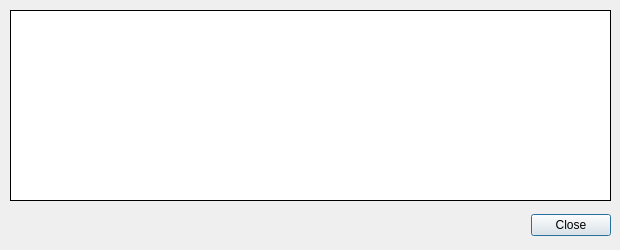
<?xml version="1.0" encoding="UTF-8"?>
<ui version="4.0">
 <class>TransactionDescDialog</class>
 <widget class="QDialog" name="TransactionDescDialog">
  <property name="geometry">
   <rect>
    <x>0</x>
    <y>0</y>
    <width>620</width>
    <height>250</height>
   </rect>
  </property>
  <property name="minimumSize">
   <size>
    <width>620</width>
    <height>250</height>
   </size>
  </property>
  <property name="maximumSize">
   <size>
    <width>620</width>
    <height>250</height>
   </size>
  </property>
  <property name="windowTitle">
   <string>Transaction details</string>
  </property>
  <widget class="QDialogButtonBox" name="buttonBox">
   <property name="geometry">
    <rect>
     <x>460</x>
     <y>210</y>
     <width>151</width>
     <height>31</height>
    </rect>
   </property>
   <property name="orientation">
    <enum>Qt::Horizontal</enum>
   </property>
   <property name="standardButtons">
    <set>QDialogButtonBox::Close</set>
   </property>
  </widget>
  <widget class="QLabel" name="detailText">
   <property name="geometry">
    <rect>
     <x>10</x>
     <y>10</y>
     <width>601</width>
     <height>191</height>
    </rect>
   </property>
   <property name="palette">
    <palette>
     <active>
      <colorrole role="Button">
       <brush brushstyle="SolidPattern">
        <color alpha="255">
         <red>255</red>
         <green>255</green>
         <blue>255</blue>
        </color>
       </brush>
      </colorrole>
      <colorrole role="Base">
       <brush brushstyle="SolidPattern">
        <color alpha="255">
         <red>255</red>
         <green>255</green>
         <blue>255</blue>
        </color>
       </brush>
      </colorrole>
      <colorrole role="Window">
       <brush brushstyle="SolidPattern">
        <color alpha="255">
         <red>255</red>
         <green>255</green>
         <blue>255</blue>
        </color>
       </brush>
      </colorrole>
     </active>
     <inactive>
      <colorrole role="Button">
       <brush brushstyle="SolidPattern">
        <color alpha="255">
         <red>255</red>
         <green>255</green>
         <blue>255</blue>
        </color>
       </brush>
      </colorrole>
      <colorrole role="Base">
       <brush brushstyle="SolidPattern">
        <color alpha="255">
         <red>255</red>
         <green>255</green>
         <blue>255</blue>
        </color>
       </brush>
      </colorrole>
      <colorrole role="Window">
       <brush brushstyle="SolidPattern">
        <color alpha="255">
         <red>255</red>
         <green>255</green>
         <blue>255</blue>
        </color>
       </brush>
      </colorrole>
     </inactive>
     <disabled>
      <colorrole role="Button">
       <brush brushstyle="SolidPattern">
        <color alpha="255">
         <red>255</red>
         <green>255</green>
         <blue>255</blue>
        </color>
       </brush>
      </colorrole>
      <colorrole role="Base">
       <brush brushstyle="SolidPattern">
        <color alpha="255">
         <red>255</red>
         <green>255</green>
         <blue>255</blue>
        </color>
       </brush>
      </colorrole>
      <colorrole role="Window">
       <brush brushstyle="SolidPattern">
        <color alpha="255">
         <red>255</red>
         <green>255</green>
         <blue>255</blue>
        </color>
       </brush>
      </colorrole>
     </disabled>
    </palette>
   </property>
   <property name="autoFillBackground">
    <bool>false</bool>
   </property>
   <property name="styleSheet">
    <string notr="true">border-width: 1px;
border-style: solid;
border-color: rgb(0, 0, 0);
background-color:rgb(255,255,255);</string>
   </property>
   <property name="text">
    <string>&lt;html&gt;&lt;head/&gt;&lt;body&gt;&lt;p&gt;&lt;br/&gt;&lt;/p&gt;&lt;/body&gt;&lt;/html&gt;</string>
   </property>
   <property name="alignment">
    <set>Qt::AlignLeading|Qt::AlignLeft|Qt::AlignTop</set>
   </property>
   <property name="margin">
    <number>10</number>
   </property>
   <property name="textInteractionFlags">
    <set>Qt::TextSelectableByKeyboard|Qt::TextSelectableByMouse</set>
   </property>
  </widget>
 </widget>
 <resources/>
 <connections>
  <connection>
   <sender>buttonBox</sender>
   <signal>accepted()</signal>
   <receiver>TransactionDescDialog</receiver>
   <slot>accept()</slot>
   <hints>
    <hint type="sourcelabel">
     <x>248</x>
     <y>254</y>
    </hint>
    <hint type="destinationlabel">
     <x>157</x>
     <y>274</y>
    </hint>
   </hints>
  </connection>
  <connection>
   <sender>buttonBox</sender>
   <signal>rejected()</signal>
   <receiver>TransactionDescDialog</receiver>
   <slot>reject()</slot>
   <hints>
    <hint type="sourcelabel">
     <x>316</x>
     <y>260</y>
    </hint>
    <hint type="destinationlabel">
     <x>286</x>
     <y>274</y>
    </hint>
   </hints>
  </connection>
 </connections>
</ui>
